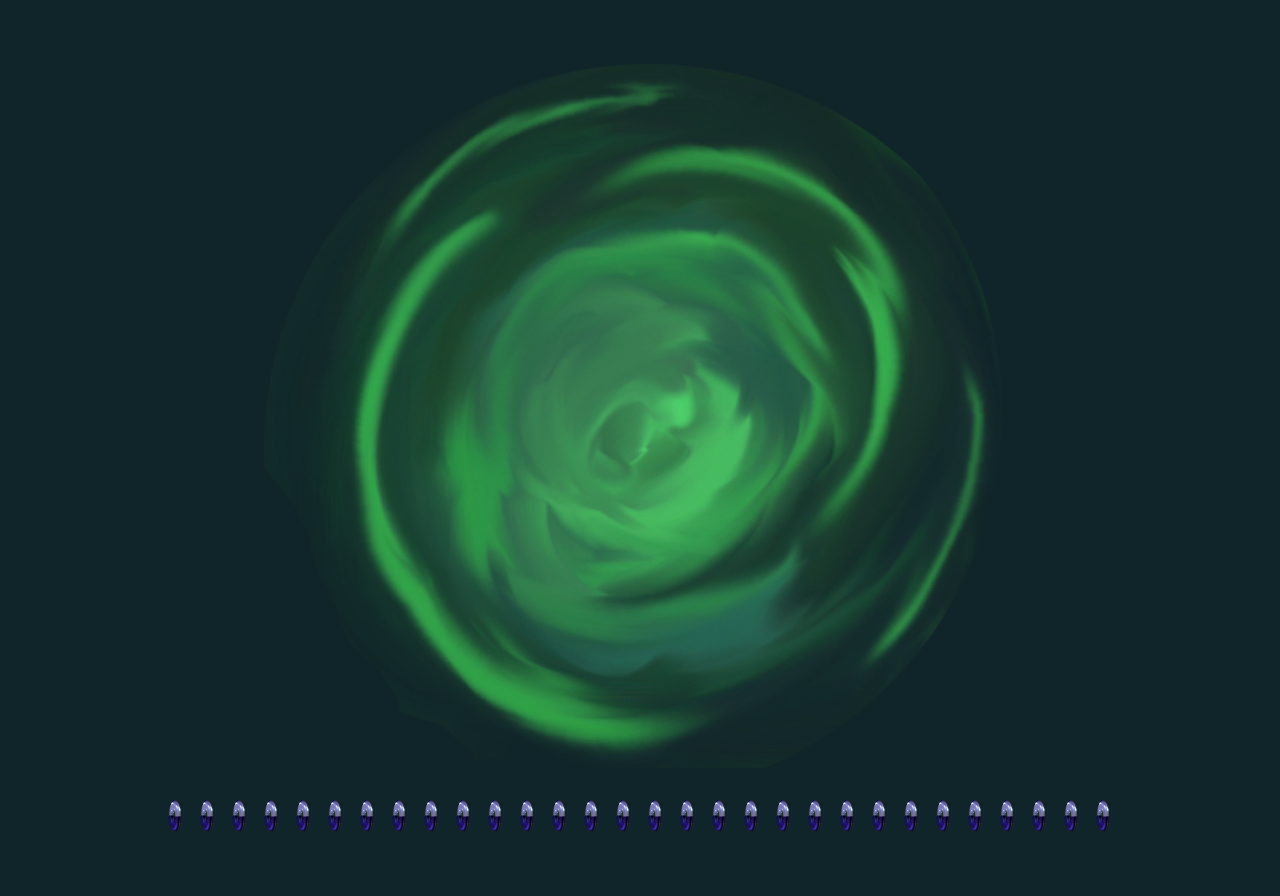

This is a level from a 2D game, rendered from its Tiled map with the project's own tilesets. A one-line summary and the map file follow, with tile-layer data summarised:
An orthogonal 40x28 tile map with 32x32 px tiles, 5 tile layers (Fondo, BloquesParedes, ParedesPlataformas, PuertasCerrada1, ...), 2 hidden layers not drawn, 13 tilesets.

<map version="1.0" orientation="orthogonal" renderorder="right-down" width="40" height="28" tilewidth="32" tileheight="32" nextobjectid="1">
 <tileset firstgid="1" name="Fondo" tilewidth="32" tileheight="32" tilecount="3500" columns="125">
  <image source="Fondo1.png" trans="ff00ff" width="4000" height="900" />
 </tileset>
 <tileset firstgid="3501" name="plataforma" tilewidth="32" tileheight="32" tilecount="54" columns="6">
  <image source="Plataforma00012.png" trans="ff00ff" width="192" height="288" />
 </tileset>
 <tileset firstgid="3555" name="LlaveA" tilewidth="32" tileheight="32" tilecount="15" columns="3">
  <image source="llave.png" trans="ff00ff" width="96" height="160" />
  <tile id="0">
   <properties>
    <property name="tipo" value="llave1" />
   </properties>
  </tile>
  <tile id="1">
   <properties>
    <property name="tipo" value="llave1" />
   </properties>
  </tile>
  <tile id="2">
   <properties>
    <property name="tipo" value="llave1" />
   </properties>
  </tile>
  <tile id="3">
   <properties>
    <property name="tipo" value="llave1" />
   </properties>
  </tile>
  <tile id="4">
   <properties>
    <property name="tipo" value="llave1" />
   </properties>
  </tile>
  <tile id="5">
   <properties>
    <property name="tipo" value="llave1" />
   </properties>
  </tile>
  <tile id="6">
   <properties>
    <property name="tipo" value="llave1" />
   </properties>
  </tile>
  <tile id="7">
   <properties>
    <property name="tipo" value="llave1" />
   </properties>
  </tile>
  <tile id="8">
   <properties>
    <property name="tipo" value="llave1" />
   </properties>
  </tile>
  <tile id="9">
   <properties>
    <property name="tipo" value="llave1" />
   </properties>
  </tile>
  <tile id="10">
   <properties>
    <property name="tipo" value="llave1" />
   </properties>
  </tile>
  <tile id="11">
   <properties>
    <property name="tipo" value="llave1" />
   </properties>
  </tile>
  <tile id="12">
   <properties>
    <property name="tipo" value="llave1" />
   </properties>
  </tile>
  <tile id="13">
   <properties>
    <property name="tipo" value="llave1" />
   </properties>
  </tile>
  <tile id="14">
   <properties>
    <property name="tipo" value="llave1" />
   </properties>
  </tile>
 </tileset>
 <tileset firstgid="3570" name="LlaveB" tilewidth="32" tileheight="32" tilecount="15" columns="3">
  <image source="llave0001.png" trans="ff00ff" width="96" height="160" />
  <tile id="0">
   <properties>
    <property name="tipo" value="llave2" />
   </properties>
  </tile>
  <tile id="1">
   <properties>
    <property name="tipo" value="llave2" />
   </properties>
  </tile>
  <tile id="2">
   <properties>
    <property name="tipo" value="llave2" />
   </properties>
  </tile>
  <tile id="3">
   <properties>
    <property name="tipo" value="llave2" />
   </properties>
  </tile>
  <tile id="4">
   <properties>
    <property name="tipo" value="llave2" />
   </properties>
  </tile>
  <tile id="5">
   <properties>
    <property name="tipo" value="llave2" />
   </properties>
  </tile>
  <tile id="6">
   <properties>
    <property name="tipo" value="llave2" />
   </properties>
  </tile>
  <tile id="7">
   <properties>
    <property name="tipo" value="llave2" />
   </properties>
  </tile>
  <tile id="8">
   <properties>
    <property name="tipo" value="llave2" />
   </properties>
  </tile>
  <tile id="9">
   <properties>
    <property name="tipo" value="llave2" />
   </properties>
  </tile>
  <tile id="10">
   <properties>
    <property name="tipo" value="llave2" />
   </properties>
  </tile>
  <tile id="11">
   <properties>
    <property name="tipo" value="llave2" />
   </properties>
  </tile>
  <tile id="12">
   <properties>
    <property name="tipo" value="llave2" />
   </properties>
  </tile>
  <tile id="13">
   <properties>
    <property name="tipo" value="llave2" />
   </properties>
  </tile>
  <tile id="14">
   <properties>
    <property name="tipo" value="llave2" />
   </properties>
  </tile>
 </tileset>
 <tileset firstgid="3585" name="cois" tilewidth="32" tileheight="32" tilecount="8" columns="8">
  <image source="coins.png" trans="ff00ff" width="256" height="32" />
  <tile id="3">
   <properties>
    <property name="tipo" value="coin" />
   </properties>
   <animation>
    <frame tileid="0" duration="100" />
    <frame tileid="1" duration="150" />
    <frame tileid="2" duration="150" />
    <frame tileid="3" duration="150" />
    <frame tileid="4" duration="150" />
    <frame tileid="5" duration="150" />
    <frame tileid="6" duration="150" />
    <frame tileid="7" duration="150" />
   </animation>
  </tile>
 </tileset>
 <tileset firstgid="3593" name="PuertaCA" tilewidth="32" tileheight="32" tilecount="30" columns="6">
  <image source="puertaSol.png" trans="ff00ff" width="192" height="160" />
  <tile id="4">
   <animation>
    <frame tileid="1" duration="500" />
    <frame tileid="4" duration="500" />
   </animation>
  </tile>
 </tileset>
 <tileset firstgid="3623" name="PuertaCB" tilewidth="32" tileheight="32" tilecount="30" columns="6">
  <image source="puertaArbol.png" trans="ff00ff" width="192" height="160" />
  <tile id="4">
   <animation>
    <frame tileid="1" duration="500" />
    <frame tileid="4" duration="500" />
   </animation>
  </tile>
 </tileset>
 <tileset firstgid="3653" name="PuertaAA" tilewidth="32" tileheight="32" tilecount="105" columns="21">
  <image source="puertaAbiertaS.png" trans="ff00ff" width="672" height="160" />
  <tile id="8">
   <properties>
    <property name="tipo" value="puertaA" />
   </properties>
  </tile>
  <tile id="9">
   <properties>
    <property name="tipo" value="puertaA" />
   </properties>
  </tile>
  <tile id="10">
   <properties>
    <property name="tipo" value="puertaA" />
   </properties>
  </tile>
  <tile id="29">
   <properties>
    <property name="tipo" value="puertaA" />
   </properties>
  </tile>
  <tile id="30">
   <properties>
    <property name="tipo" value="puertaA" />
   </properties>
  </tile>
  <tile id="31">
   <properties>
    <property name="tipo" value="puertaA" />
   </properties>
  </tile>
  <tile id="50">
   <properties>
    <property name="tipo" value="puertaA" />
   </properties>
  </tile>
  <tile id="51">
   <properties>
    <property name="tipo" value="puertaA" />
   </properties>
  </tile>
  <tile id="52">
   <properties>
    <property name="tipo" value="puertaA" />
   </properties>
  </tile>
  <tile id="71">
   <properties>
    <property name="tipo" value="puertaA" />
   </properties>
  </tile>
  <tile id="72">
   <properties>
    <property name="tipo" value="puertaA" />
   </properties>
  </tile>
  <tile id="73">
   <properties>
    <property name="tipo" value="puertaA" />
   </properties>
  </tile>
  <tile id="92">
   <properties>
    <property name="tipo" value="puertaA" />
   </properties>
  </tile>
  <tile id="93">
   <properties>
    <property name="tipo" value="puertaA" />
   </properties>
  </tile>
  <tile id="94">
   <properties>
    <property name="tipo" value="puertaA" />
   </properties>
  </tile>
 </tileset>
 <tileset firstgid="3758" name="PuertaAB" tilewidth="32" tileheight="32" tilecount="105" columns="21">
  <image source="puertaAbiertaA.png" trans="ff00ff" width="672" height="160" />
  <tile id="8">
   <properties>
    <property name="tipo" value="puertaA2" />
   </properties>
  </tile>
  <tile id="9">
   <properties>
    <property name="tipo" value="puertaA2" />
   </properties>
  </tile>
  <tile id="10">
   <properties>
    <property name="tipo" value="puertaA2" />
   </properties>
  </tile>
  <tile id="29">
   <properties>
    <property name="tipo" value="puertaA2" />
   </properties>
  </tile>
  <tile id="30">
   <properties>
    <property name="tipo" value="puertaA2" />
   </properties>
  </tile>
  <tile id="31">
   <properties>
    <property name="tipo" value="puertaA2" />
   </properties>
  </tile>
  <tile id="50">
   <properties>
    <property name="tipo" value="puertaA2" />
   </properties>
  </tile>
  <tile id="51">
   <properties>
    <property name="tipo" value="puertaA2" />
   </properties>
  </tile>
  <tile id="52">
   <properties>
    <property name="tipo" value="puertaA2" />
   </properties>
  </tile>
  <tile id="71">
   <properties>
    <property name="tipo" value="puertaA2" />
   </properties>
  </tile>
  <tile id="72">
   <properties>
    <property name="tipo" value="puertaA2" />
   </properties>
  </tile>
  <tile id="73">
   <properties>
    <property name="tipo" value="puertaA2" />
   </properties>
  </tile>
  <tile id="92">
   <properties>
    <property name="tipo" value="puertaA2" />
   </properties>
  </tile>
  <tile id="93">
   <properties>
    <property name="tipo" value="puertaA2" />
   </properties>
  </tile>
  <tile id="94">
   <properties>
    <property name="tipo" value="puertaA2" />
   </properties>
  </tile>
 </tileset>
 <tileset firstgid="3863" name="Pildoras" tilewidth="32" tileheight="32" tilecount="1" columns="1">
  <image source="pil.png" trans="ff00ff" width="32" height="32" />
  <tile id="0">
   <properties>
    <property name="tipo" value="pildora" />
   </properties>
  </tile>
 </tileset>
 <tileset firstgid="3864" name="Pistolita" tilewidth="32" tileheight="32" tilecount="1" columns="1">
  <image source="Pistolita.png" trans="ff00ff" width="32" height="32" />
  <tile id="0">
   <properties>
    <property name="tipo" value="pistolita" />
   </properties>
  </tile>
 </tileset>
 <tileset firstgid="3865" name="INV2" tilewidth="64" tileheight="64" tilecount="15" columns="5">
  <image source="INV2.png" width="380" height="208" />
  <tile id="0">
   <properties>
    <property name="tipo" value="alien" />
   </properties>
   <animation>
    <frame tileid="0" duration="300" />
    <frame tileid="5" duration="300" />
   </animation>
  </tile>
  <tile id="1">
   <properties>
    <property name="tipo" value="alien" />
   </properties>
   <animation>
    <frame tileid="1" duration="300" />
    <frame tileid="6" duration="300" />
   </animation>
  </tile>
  <tile id="2">
   <properties>
    <property name="tipo" value="alien" />
   </properties>
   <animation>
    <frame tileid="2" duration="300" />
    <frame tileid="7" duration="300" />
   </animation>
  </tile>
  <tile id="3">
   <properties>
    <property name="tipo" value="wall" />
   </properties>
  </tile>
  <tile id="4">
   <properties>
    <property name="tipo" value="wall" />
   </properties>
  </tile>
  <tile id="8">
   <properties>
    <property name="tipo" value="wall" />
   </properties>
  </tile>
  <tile id="9">
   <properties>
    <property name="tipo" value="wall" />
   </properties>
  </tile>
 </tileset>
 <tileset firstgid="3880" name="mg2" tilewidth="32" tileheight="32" tilecount="880" columns="40">
  <image source="mg2.JPG" width="1280" height="720" />
 </tileset>
 <layer name="Fondo" width="40" height="28">
  <data>[1120 cells, 1120 non-empty, 851 distinct tile ids]</data>
 </layer>
 <layer name="BloquesParedes" width="40" height="28">
  <data>[1120 cells, 124 non-empty, 34 distinct tile ids]</data>
 </layer>
 <layer name="ParedesPlataformas" width="40" height="28">
  <data>[1120 cells, 0 non-empty, 0 distinct tile ids]</data>
 </layer>
 <layer name="PuertasCerrada1" width="40" height="28">
  <data>[1120 cells, 0 non-empty, 0 distinct tile ids]</data>
 </layer>
 <layer name="puertaAbierta1" width="40" height="28" visible="0">
  <data>[1120 cells, 0 non-empty, 0 distinct tile ids]</data>
 </layer>
 <layer name="puertaCerrada2" width="40" height="28">
  <data>[1120 cells, 0 non-empty, 0 distinct tile ids]</data>
 </layer>
 <layer name="puertaAbierta2" width="40" height="28" visible="0">
  <data>[1120 cells, 0 non-empty, 0 distinct tile ids]</data>
 </layer>
</map>
